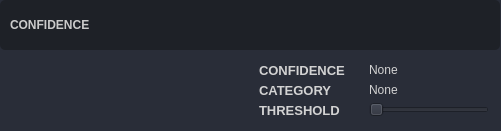
      <widget class="QFrame" name="frame_confidence">
       <property name="geometry">
        <rect>
         <x>9</x>
         <y>359</y>
         <width>501</width>
         <height>131</height>
        </rect>
       </property>
       <property name="styleSheet">
        <string notr="true">background-color: rgb(41, 45, 56);
border-radius: 5px;
</string>
       </property>
       <property name="frameShape">
        <enum>QFrame::StyledPanel</enum>
       </property>
       <property name="frameShadow">
        <enum>QFrame::Raised</enum>
       </property>
       <widget class="QFrame" name="frame_confidence_graph_bar">
        <property name="geometry">
         <rect>
          <x>0</x>
          <y>50</y>
          <width>501</width>
          <height>81</height>
         </rect>
        </property>
        <property name="frameShape">
         <enum>QFrame::StyledPanel</enum>
        </property>
        <property name="frameShadow">
         <enum>QFrame::Raised</enum>
        </property>
        <widget class="QFrame" name="frame_category_bar">
         <property name="geometry">
          <rect>
           <x>249</x>
           <y>0</y>
           <width>250</width>
           <height>80</height>
          </rect>
         </property>
         <property name="frameShape">
          <enum>QFrame::StyledPanel</enum>
         </property>
         <property name="frameShadow">
          <enum>QFrame::Raised</enum>
         </property>
         <widget class="QLabel" name="confidence_title">
          <property name="geometry">
           <rect>
            <x>10</x>
            <y>10</y>
            <width>100</width>
            <height>20</height>
           </rect>
          </property>
          <property name="palette">
           <palette>
            <active>
             <colorrole role="WindowText">
              <brush brushstyle="SolidPattern">
               <color alpha="255">
                <red>210</red>
                <green>210</green>
                <blue>210</blue>
               </color>
              </brush>
             </colorrole>
             <colorrole role="Button">
              <brush brushstyle="SolidPattern">
               <color alpha="255">
                <red>41</red>
                <green>45</green>
                <blue>56</blue>
               </color>
              </brush>
             </colorrole>
             <colorrole role="Base">
              <brush brushstyle="SolidPattern">
               <color alpha="255">
                <red>41</red>
                <green>45</green>
                <blue>56</blue>
               </color>
              </brush>
             </colorrole>
             <colorrole role="Window">
              <brush brushstyle="SolidPattern">
               <color alpha="255">
                <red>41</red>
                <green>45</green>
                <blue>56</blue>
               </color>
              </brush>
             </colorrole>
            </active>
            <inactive>
             <colorrole role="WindowText">
              <brush brushstyle="SolidPattern">
               <color alpha="255">
                <red>210</red>
                <green>210</green>
                <blue>210</blue>
               </color>
              </brush>
             </colorrole>
             <colorrole role="Button">
              <brush brushstyle="SolidPattern">
               <color alpha="255">
                <red>41</red>
                <green>45</green>
                <blue>56</blue>
               </color>
              </brush>
             </colorrole>
             <colorrole role="Base">
              <brush brushstyle="SolidPattern">
               <color alpha="255">
                <red>41</red>
                <green>45</green>
                <blue>56</blue>
               </color>
              </brush>
             </colorrole>
             <colorrole role="Window">
              <brush brushstyle="SolidPattern">
               <color alpha="255">
                <red>41</red>
                <green>45</green>
                <blue>56</blue>
               </color>
              </brush>
             </colorrole>
            </inactive>
            <disabled>
             <colorrole role="WindowText">
              <brush brushstyle="SolidPattern">
               <color alpha="255">
                <red>190</red>
                <green>190</green>
                <blue>190</blue>
               </color>
              </brush>
             </colorrole>
             <colorrole role="Button">
              <brush brushstyle="SolidPattern">
               <color alpha="255">
                <red>41</red>
                <green>45</green>
                <blue>56</blue>
               </color>
              </brush>
             </colorrole>
             <colorrole role="Base">
              <brush brushstyle="SolidPattern">
               <color alpha="255">
                <red>41</red>
                <green>45</green>
                <blue>56</blue>
               </color>
              </brush>
             </colorrole>
             <colorrole role="Window">
              <brush brushstyle="SolidPattern">
               <color alpha="255">
                <red>41</red>
                <green>45</green>
                <blue>56</blue>
               </color>
              </brush>
             </colorrole>
            </disabled>
           </palette>
          </property>
          <property name="font">
           <font>
            <family>Segoe UI</family>
            <pointsize>10</pointsize>
            <weight>75</weight>
            <bold>true</bold>
           </font>
          </property>
          <property name="text">
           <string>CONFIDENCE</string>
          </property>
         </widget>
         <widget class="QLabel" name="catergory_title">
          <property name="geometry">
           <rect>
            <x>10</x>
            <y>30</y>
            <width>100</width>
            <height>20</height>
           </rect>
          </property>
          <property name="palette">
           <palette>
            <active>
             <colorrole role="WindowText">
              <brush brushstyle="SolidPattern">
               <color alpha="255">
                <red>210</red>
                <green>210</green>
                <blue>210</blue>
               </color>
              </brush>
             </colorrole>
             <colorrole role="Button">
              <brush brushstyle="SolidPattern">
               <color alpha="255">
                <red>41</red>
                <green>45</green>
                <blue>56</blue>
               </color>
              </brush>
             </colorrole>
             <colorrole role="Base">
              <brush brushstyle="SolidPattern">
               <color alpha="255">
                <red>41</red>
                <green>45</green>
                <blue>56</blue>
               </color>
              </brush>
             </colorrole>
             <colorrole role="Window">
              <brush brushstyle="SolidPattern">
               <color alpha="255">
                <red>41</red>
                <green>45</green>
                <blue>56</blue>
               </color>
              </brush>
             </colorrole>
            </active>
            <inactive>
             <colorrole role="WindowText">
              <brush brushstyle="SolidPattern">
               <color alpha="255">
                <red>210</red>
                <green>210</green>
                <blue>210</blue>
               </color>
              </brush>
             </colorrole>
             <colorrole role="Button">
              <brush brushstyle="SolidPattern">
               <color alpha="255">
                <red>41</red>
                <green>45</green>
                <blue>56</blue>
               </color>
              </brush>
             </colorrole>
             <colorrole role="Base">
              <brush brushstyle="SolidPattern">
               <color alpha="255">
                <red>41</red>
                <green>45</green>
                <blue>56</blue>
               </color>
              </brush>
             </colorrole>
             <colorrole role="Window">
              <brush brushstyle="SolidPattern">
               <color alpha="255">
                <red>41</red>
                <green>45</green>
                <blue>56</blue>
               </color>
              </brush>
             </colorrole>
            </inactive>
            <disabled>
             <colorrole role="WindowText">
              <brush brushstyle="SolidPattern">
               <color alpha="255">
                <red>190</red>
                <green>190</green>
                <blue>190</blue>
               </color>
              </brush>
             </colorrole>
             <colorrole role="Button">
              <brush brushstyle="SolidPattern">
               <color alpha="255">
                <red>41</red>
                <green>45</green>
                <blue>56</blue>
               </color>
              </brush>
             </colorrole>
             <colorrole role="Base">
              <brush brushstyle="SolidPattern">
               <color alpha="255">
                <red>41</red>
                <green>45</green>
                <blue>56</blue>
               </color>
              </brush>
             </colorrole>
             <colorrole role="Window">
              <brush brushstyle="SolidPattern">
               <color alpha="255">
                <red>41</red>
                <green>45</green>
                <blue>56</blue>
               </color>
              </brush>
             </colorrole>
            </disabled>
           </palette>
          </property>
          <property name="font">
           <font>
            <family>Segoe UI</family>
            <pointsize>10</pointsize>
            <weight>75</weight>
            <bold>true</bold>
           </font>
          </property>
          <property name="text">
           <string>CATEGORY</string>
          </property>
         </widget>
         <widget class="QLabel" name="confidence_label">
          <property name="geometry">
           <rect>
            <x>120</x>
            <y>10</y>
            <width>120</width>
            <height>20</height>
           </rect>
          </property>
          <property name="palette">
           <palette>
            <active>
             <colorrole role="WindowText">
              <brush brushstyle="SolidPattern">
               <color alpha="255">
                <red>210</red>
                <green>210</green>
                <blue>210</blue>
               </color>
              </brush>
             </colorrole>
             <colorrole role="Button">
              <brush brushstyle="SolidPattern">
               <color alpha="255">
                <red>41</red>
                <green>45</green>
                <blue>56</blue>
               </color>
              </brush>
             </colorrole>
             <colorrole role="Base">
              <brush brushstyle="SolidPattern">
               <color alpha="255">
                <red>41</red>
                <green>45</green>
                <blue>56</blue>
               </color>
              </brush>
             </colorrole>
             <colorrole role="Window">
              <brush brushstyle="SolidPattern">
               <color alpha="255">
                <red>41</red>
                <green>45</green>
                <blue>56</blue>
               </color>
              </brush>
             </colorrole>
            </active>
            <inactive>
             <colorrole role="WindowText">
              <brush brushstyle="SolidPattern">
               <color alpha="255">
                <red>210</red>
                <green>210</green>
                <blue>210</blue>
               </color>
              </brush>
             </colorrole>
             <colorrole role="Button">
              <brush brushstyle="SolidPattern">
               <color alpha="255">
                <red>41</red>
                <green>45</green>
                <blue>56</blue>
               </color>
              </brush>
             </colorrole>
             <colorrole role="Base">
              <brush brushstyle="SolidPattern">
               <color alpha="255">
                <red>41</red>
                <green>45</green>
                <blue>56</blue>
               </color>
              </brush>
             </colorrole>
             <colorrole role="Window">
              <brush brushstyle="SolidPattern">
               <color alpha="255">
                <red>41</red>
                <green>45</green>
                <blue>56</blue>
               </color>
              </brush>
             </colorrole>
            </inactive>
            <disabled>
             <colorrole role="WindowText">
              <brush brushstyle="SolidPattern">
               <color alpha="255">
                <red>190</red>
                <green>190</green>
                <blue>190</blue>
               </color>
              </brush>
             </colorrole>
             <colorrole role="Button">
              <brush brushstyle="SolidPattern">
               <color alpha="255">
                <red>41</red>
                <green>45</green>
                <blue>56</blue>
               </color>
              </brush>
             </colorrole>
             <colorrole role="Base">
              <brush brushstyle="SolidPattern">
               <color alpha="255">
                <red>41</red>
                <green>45</green>
                <blue>56</blue>
               </color>
              </brush>
             </colorrole>
             <colorrole role="Window">
              <brush brushstyle="SolidPattern">
               <color alpha="255">
                <red>41</red>
                <green>45</green>
                <blue>56</blue>
               </color>
              </brush>
             </colorrole>
            </disabled>
           </palette>
          </property>
          <property name="font">
           <font>
            <family>Segoe UI</family>
            <pointsize>9</pointsize>
           </font>
          </property>
          <property name="text">
           <string>None</string>
          </property>
         </widget>
         <widget class="QLabel" name="catergory_label">
          <property name="geometry">
           <rect>
            <x>120</x>
            <y>30</y>
            <width>120</width>
            <height>20</height>
           </rect>
          </property>
          <property name="palette">
           <palette>
            <active>
             <colorrole role="WindowText">
              <brush brushstyle="SolidPattern">
               <color alpha="255">
                <red>210</red>
                <green>210</green>
                <blue>210</blue>
               </color>
              </brush>
             </colorrole>
             <colorrole role="Button">
              <brush brushstyle="SolidPattern">
               <color alpha="255">
                <red>41</red>
                <green>45</green>
                <blue>56</blue>
               </color>
              </brush>
             </colorrole>
             <colorrole role="Base">
              <brush brushstyle="SolidPattern">
               <color alpha="255">
                <red>41</red>
                <green>45</green>
                <blue>56</blue>
               </color>
              </brush>
             </colorrole>
             <colorrole role="Window">
              <brush brushstyle="SolidPattern">
               <color alpha="255">
                <red>41</red>
                <green>45</green>
                <blue>56</blue>
               </color>
              </brush>
             </colorrole>
            </active>
            <inactive>
             <colorrole role="WindowText">
              <brush brushstyle="SolidPattern">
               <color alpha="255">
                <red>210</red>
                <green>210</green>
                <blue>210</blue>
               </color>
              </brush>
             </colorrole>
             <colorrole role="Button">
              <brush brushstyle="SolidPattern">
               <color alpha="255">
                <red>41</red>
                <green>45</green>
                <blue>56</blue>
               </color>
              </brush>
             </colorrole>
             <colorrole role="Base">
              <brush brushstyle="SolidPattern">
               <color alpha="255">
                <red>41</red>
                <green>45</green>
                <blue>56</blue>
               </color>
              </brush>
             </colorrole>
             <colorrole role="Window">
              <brush brushstyle="SolidPattern">
               <color alpha="255">
                <red>41</red>
                <green>45</green>
                <blue>56</blue>
               </color>
              </brush>
             </colorrole>
            </inactive>
            <disabled>
             <colorrole role="WindowText">
              <brush brushstyle="SolidPattern">
               <color alpha="255">
                <red>190</red>
                <green>190</green>
                <blue>190</blue>
               </color>
              </brush>
             </colorrole>
             <colorrole role="Button">
              <brush brushstyle="SolidPattern">
               <color alpha="255">
                <red>41</red>
                <green>45</green>
                <blue>56</blue>
               </color>
              </brush>
             </colorrole>
             <colorrole role="Base">
              <brush brushstyle="SolidPattern">
               <color alpha="255">
                <red>41</red>
                <green>45</green>
                <blue>56</blue>
               </color>
              </brush>
             </colorrole>
             <colorrole role="Window">
              <brush brushstyle="SolidPattern">
               <color alpha="255">
                <red>41</red>
                <green>45</green>
                <blue>56</blue>
               </color>
              </brush>
             </colorrole>
            </disabled>
           </palette>
          </property>
          <property name="font">
           <font>
            <family>Segoe UI</family>
            <pointsize>9</pointsize>
           </font>
          </property>
          <property name="text">
           <string>None</string>
          </property>
         </widget>
         <widget class="QSlider" name="threshold_slider">
          <property name="geometry">
           <rect>
            <x>120</x>
            <y>50</y>
            <width>120</width>
            <height>20</height>
           </rect>
          </property>
          <property name="sizePolicy">
           <sizepolicy hsizetype="Fixed" vsizetype="Fixed">
            <horstretch>0</horstretch>
            <verstretch>0</verstretch>
           </sizepolicy>
          </property>
          <property name="maximum">
           <number>100</number>
          </property>
          <property name="value">
           <number>0</number>
          </property>
          <property name="orientation">
           <enum>Qt::Horizontal</enum>
          </property>
         </widget>
         <widget class="QLabel" name="threshold_label">
          <property name="geometry">
           <rect>
            <x>10</x>
            <y>50</y>
            <width>100</width>
            <height>20</height>
           </rect>
          </property>
          <property name="palette">
           <palette>
            <active>
             <colorrole role="WindowText">
              <brush brushstyle="SolidPattern">
               <color alpha="255">
                <red>210</red>
                <green>210</green>
                <blue>210</blue>
               </color>
              </brush>
             </colorrole>
             <colorrole role="Button">
              <brush brushstyle="SolidPattern">
               <color alpha="255">
                <red>41</red>
                <green>45</green>
                <blue>56</blue>
               </color>
              </brush>
             </colorrole>
             <colorrole role="Base">
              <brush brushstyle="SolidPattern">
               <color alpha="255">
                <red>41</red>
                <green>45</green>
                <blue>56</blue>
               </color>
              </brush>
             </colorrole>
             <colorrole role="Window">
              <brush brushstyle="SolidPattern">
               <color alpha="255">
                <red>41</red>
                <green>45</green>
                <blue>56</blue>
               </color>
              </brush>
             </colorrole>
            </active>
            <inactive>
             <colorrole role="WindowText">
              <brush brushstyle="SolidPattern">
               <color alpha="255">
                <red>210</red>
                <green>210</green>
                <blue>210</blue>
               </color>
              </brush>
             </colorrole>
             <colorrole role="Button">
              <brush brushstyle="SolidPattern">
               <color alpha="255">
                <red>41</red>
                <green>45</green>
                <blue>56</blue>
               </color>
              </brush>
             </colorrole>
             <colorrole role="Base">
              <brush brushstyle="SolidPattern">
               <color alpha="255">
                <red>41</red>
                <green>45</green>
                <blue>56</blue>
               </color>
              </brush>
             </colorrole>
             <colorrole role="Window">
              <brush brushstyle="SolidPattern">
               <color alpha="255">
                <red>41</red>
                <green>45</green>
                <blue>56</blue>
               </color>
              </brush>
             </colorrole>
            </inactive>
            <disabled>
             <colorrole role="WindowText">
              <brush brushstyle="SolidPattern">
               <color alpha="255">
                <red>190</red>
                <green>190</green>
                <blue>190</blue>
               </color>
              </brush>
             </colorrole>
             <colorrole role="Button">
              <brush brushstyle="SolidPattern">
               <color alpha="255">
                <red>41</red>
                <green>45</green>
                <blue>56</blue>
               </color>
              </brush>
             </colorrole>
             <colorrole role="Base">
              <brush brushstyle="SolidPattern">
               <color alpha="255">
                <red>41</red>
                <green>45</green>
                <blue>56</blue>
               </color>
              </brush>
             </colorrole>
             <colorrole role="Window">
              <brush brushstyle="SolidPattern">
               <color alpha="255">
                <red>41</red>
                <green>45</green>
                <blue>56</blue>
               </color>
              </brush>
             </colorrole>
            </disabled>
           </palette>
          </property>
          <property name="font">
           <font>
            <family>Segoe UI</family>
            <pointsize>10</pointsize>
            <weight>75</weight>
            <bold>true</bold>
           </font>
          </property>
          <property name="text">
           <string>THRESHOLD</string>
          </property>
         </widget>
        </widget>
       </widget>
       <widget class="QFrame" name="frame_confidence_title_bar">
        <property name="geometry">
         <rect>
          <x>0</x>
          <y>0</y>
          <width>500</width>
          <height>50</height>
         </rect>
        </property>
        <property name="styleSheet">
         <string notr="true">background-color: rgba(27, 29, 35, 200)</string>
        </property>
        <property name="frameShape">
         <enum>QFrame::StyledPanel</enum>
        </property>
        <property name="frameShadow">
         <enum>QFrame::Raised</enum>
        </property>
        <widget class="QLabel" name="label_confidence_title">
         <property name="geometry">
          <rect>
           <x>10</x>
           <y>10</y>
           <width>480</width>
           <height>30</height>
          </rect>
         </property>
         <property name="palette">
          <palette>
           <active>
            <colorrole role="WindowText">
             <brush brushstyle="SolidPattern">
              <color alpha="255">
               <red>203</red>
               <green>203</green>
               <blue>203</blue>
              </color>
             </brush>
            </colorrole>
            <colorrole role="Button">
             <brush brushstyle="SolidPattern">
              <color alpha="0">
               <red>0</red>
               <green>0</green>
               <blue>0</blue>
              </color>
             </brush>
            </colorrole>
            <colorrole role="Base">
             <brush brushstyle="SolidPattern">
              <color alpha="0">
               <red>0</red>
               <green>0</green>
               <blue>0</blue>
              </color>
             </brush>
            </colorrole>
            <colorrole role="Window">
             <brush brushstyle="SolidPattern">
              <color alpha="0">
               <red>0</red>
               <green>0</green>
               <blue>0</blue>
              </color>
             </brush>
            </colorrole>
           </active>
           <inactive>
            <colorrole role="WindowText">
             <brush brushstyle="SolidPattern">
              <color alpha="255">
               <red>203</red>
               <green>203</green>
               <blue>203</blue>
              </color>
             </brush>
            </colorrole>
            <colorrole role="Button">
             <brush brushstyle="SolidPattern">
              <color alpha="0">
               <red>0</red>
               <green>0</green>
               <blue>0</blue>
              </color>
             </brush>
            </colorrole>
            <colorrole role="Base">
             <brush brushstyle="SolidPattern">
              <color alpha="0">
               <red>0</red>
               <green>0</green>
               <blue>0</blue>
              </color>
             </brush>
            </colorrole>
            <colorrole role="Window">
             <brush brushstyle="SolidPattern">
              <color alpha="0">
               <red>0</red>
               <green>0</green>
               <blue>0</blue>
              </color>
             </brush>
            </colorrole>
           </inactive>
           <disabled>
            <colorrole role="WindowText">
             <brush brushstyle="SolidPattern">
              <color alpha="255">
               <red>190</red>
               <green>190</green>
               <blue>190</blue>
              </color>
             </brush>
            </colorrole>
            <colorrole role="Button">
             <brush brushstyle="SolidPattern">
              <color alpha="0">
               <red>0</red>
               <green>0</green>
               <blue>0</blue>
              </color>
             </brush>
            </colorrole>
            <colorrole role="Base">
             <brush brushstyle="SolidPattern">
              <color alpha="0">
               <red>0</red>
               <green>0</green>
               <blue>0</blue>
              </color>
             </brush>
            </colorrole>
            <colorrole role="Window">
             <brush brushstyle="SolidPattern">
              <color alpha="0">
               <red>0</red>
               <green>0</green>
               <blue>0</blue>
              </color>
             </brush>
            </colorrole>
           </disabled>
          </palette>
         </property>
         <property name="font">
          <font>
           <family>Segoe UI</family>
           <weight>75</weight>
           <bold>true</bold>
          </font>
         </property>
         <property name="styleSheet">
          <string notr="true">background: transparent;
</string>
         </property>
         <property name="text">
          <string>CONFIDENCE</string>
         </property>
        </widget>
       </widget>
      </widget>
